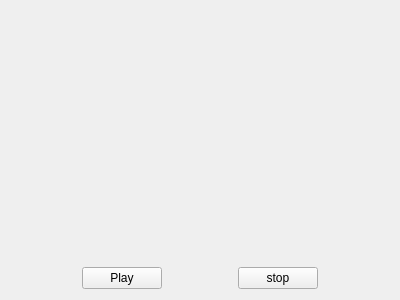
<?xml version="1.0" encoding="UTF-8"?>
<ui version="4.0">
 <class>Widget</class>
 <widget class="QWidget" name="Widget">
  <property name="geometry">
   <rect>
    <x>0</x>
    <y>0</y>
    <width>400</width>
    <height>300</height>
   </rect>
  </property>
  <property name="windowTitle">
   <string>Widget</string>
  </property>
  <layout class="QVBoxLayout" name="verticalLayout">
   <item>
    <widget class="QCustomPlot" name="customPlot" native="true"/>
   </item>
   <item>
    <layout class="QHBoxLayout" name="horizontalLayout">
     <item>
      <spacer name="horizontalSpacer">
       <property name="orientation">
        <enum>Qt::Horizontal</enum>
       </property>
       <property name="sizeHint" stdset="0">
        <size>
         <width>40</width>
         <height>20</height>
        </size>
       </property>
      </spacer>
     </item>
     <item>
      <widget class="QPushButton" name="playBtn">
       <property name="text">
        <string>Play</string>
       </property>
      </widget>
     </item>
     <item>
      <spacer name="horizontalSpacer_2">
       <property name="orientation">
        <enum>Qt::Horizontal</enum>
       </property>
       <property name="sizeHint" stdset="0">
        <size>
         <width>40</width>
         <height>20</height>
        </size>
       </property>
      </spacer>
     </item>
     <item>
      <widget class="QPushButton" name="stopBtn">
       <property name="text">
        <string>stop</string>
       </property>
      </widget>
     </item>
     <item>
      <spacer name="horizontalSpacer_3">
       <property name="orientation">
        <enum>Qt::Horizontal</enum>
       </property>
       <property name="sizeHint" stdset="0">
        <size>
         <width>40</width>
         <height>20</height>
        </size>
       </property>
      </spacer>
     </item>
    </layout>
   </item>
  </layout>
 </widget>
 <layoutdefault spacing="6" margin="11"/>
 <customwidgets>
  <customwidget>
   <class>QCustomPlot</class>
   <extends>QWidget</extends>
   <header>qcustomplot.h</header>
   <container>1</container>
  </customwidget>
 </customwidgets>
 <resources/>
 <connections/>
</ui>
